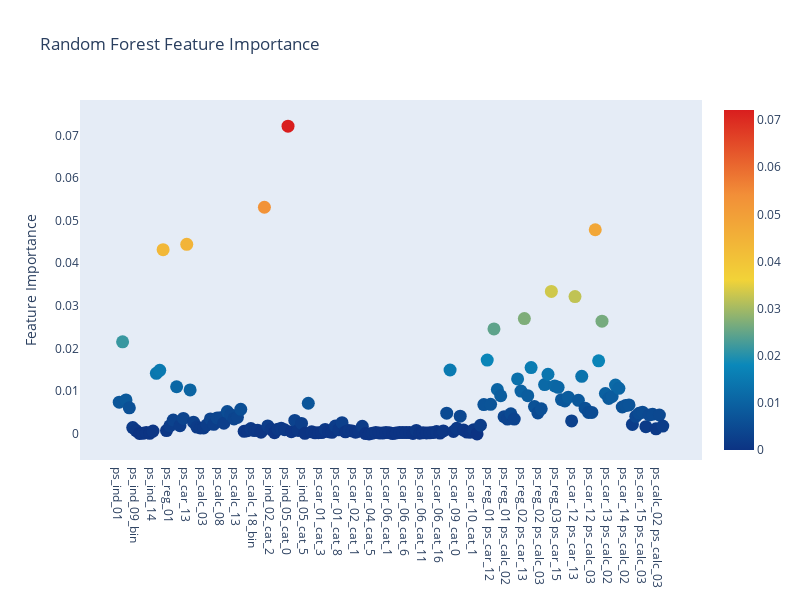

The notebook cell saved with this chart:
### Markdown cell above
### 3.1 Plot.ly Scatter Plot of feature importances

### Code cell
features = train.drop(['id', 'target'],axis=1).columns.values

trace = go.Scatter(
    x = X_tr.columns.values,
    y = rf.feature_importances_,
    mode = 'markers',
    marker = dict(
        sizemode = 'diameter',
        sizeref = 1,
        size = 13,
        # size = rf.feature_importances_,
        color = rf.feature_importances_,
        # color = np.random.randn(500),
        colorscale = 'Portland',
        showscale = True
    ),
    text = features
)

data = [trace]

layout = go.Layout(
    autosize = True,
    title = 'Random Forest Feature Importance',
    hovermode = 'closest',
    xaxis = dict(ticklen=5, showgrid=False, zeroline=False, showline=False),
    yaxis = dict(title='Feature Importance', ticklen=5, showgrid=False, zeroline=False, gridwidth=2),
    showlegend = False,
    width = 800,
    height = 600
)

fig = go.Figure(data=data, layout=layout)
py.iplot(fig, filename='scatter2010')

### Figure 1 — Plotly figure (JSON) as saved in the notebook; plotly's stock layout.template omitted (floating-point values rounded to 4 significant figures; data arrays with more than 128 entries replaced by an {"elided": "..."} marker saying what was removed)
{"data": [{"marker": {"color": {"elided": "162 float values"}, "colorscale": [[0, "rgb(12,51,131)"], [0.25, "rgb(10,136,186)"], [0.5, "rgb(242,211,56)"], [0.75, "rgb(242,143,56)"], [1, "rgb(217,30,30)"]], "showscale": true, "size": 13, "sizemode": "diameter", "sizeref": 1}, "mode": "markers", "text": {"elided": "162 str values"}, "type": "scatter", "x": {"elided": "162 str values"}, "y": {"elided": "162 float values"}}], "layout": {"autosize": true, "height": 600, "hovermode": "closest", "showlegend": false, "title": {"text": "Random Forest Feature Importance"}, "width": 800, "xaxis": {"showgrid": false, "showline": false, "ticklen": 5, "zeroline": false}, "yaxis": {"gridwidth": 2, "showgrid": false, "ticklen": 5, "title": {"text": "Feature Importance"}, "zeroline": false}}}
